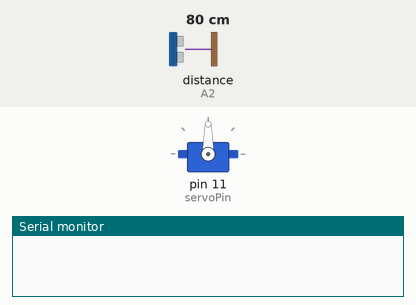
A sketch run on a simulated Arduino Uno, built with avr-gcc and run on an emulated ATmega328P. Shown: servo, the last lines printed to the serial monitor. Wiring (inferred from the names in the program): ultrasonic range finder: trigger pin 9; echo A2. The inputs (shaded band) are chosen by the test bench; at power-on: distance to the obstacle (sensor on A2) 80 cm. The echo pulse lasts 58.3 µs per cm.

Above: at 0.1 s.
At 4.2 s:
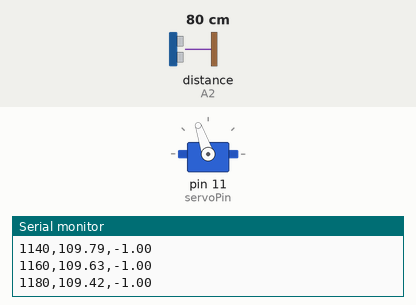
4.3 s: distance to the obstacle (sensor on A2) set to 299 cm
At 5.19 s:
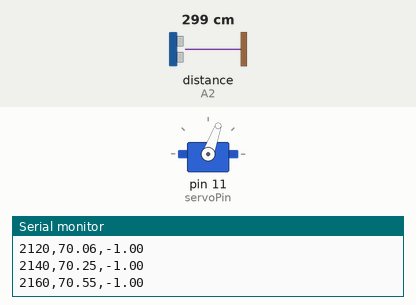
Timing chart, 0 to 13.3 s (numbered marks = the images above; inputs shaded):
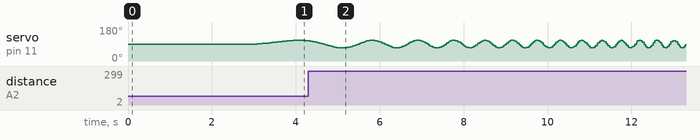

The sketch:

ES245_Chirp_Setup5.ino
```cpp
// ES 245 Part 2, Task 5: chirp test on Setup 5
// Based on the TA's Chirp_Signal_Ultrasonic.ino. Changes are marked CHANGED.

#include <Servo.h>
#include <math.h>

// Pin locations
const int trigPin  = 9;
const int echoPin  = A2;    // CHANGED: our ECHO wire is on A2 (TA file had A1)
const int servoPin = 11;    // CHANGED: our servo is on pin 11 (TA file had 3)

Servo servo;
long duration;

// Chirp signal parameters
const float f0 = 0.1;          // start frequency (Hz)
const float f1 = 5.0;          // end frequency (Hz)
const float T_chirp = 20.0;    // chirp duration (s)

const float amplitude   = 20;  // CHANGED: TA default 45 deg. Start with 20, see notes
const float centerAngle = 90;  // our level angle

const float servoMin = 40.0;
const float servoMax = 180.0;

const unsigned long samplePeriod = 20;   // 50 Hz target
const unsigned long waitMs = 3000;       // CHANGED: 3 s at level to place the car

unsigned long startMillis;
unsigned long lastMillis;
bool finished = false;

float getDistance() {
  digitalWrite(trigPin, LOW);
  delayMicroseconds(2);
  digitalWrite(trigPin, HIGH);
  delayMicroseconds(10);
  digitalWrite(trigPin, LOW);

  duration = pulseIn(echoPin, HIGH, 30000UL);
  if (duration == 0) return -1.0;          // no echo

  float d = duration * 0.0343 / 2.0;
  if (d < 2.0 || d > 50.0) return -1.0;    // out of range
  return d;
}

void setup() {
  Serial.begin(115200);       // CHANGED: 9600 is too slow for 50 lines per second
  pinMode(trigPin, OUTPUT);
  pinMode(echoPin, INPUT);
  servo.attach(servoPin);
  servo.write(centerAngle);

  delay(waitMs);              // beam level, put the car at the centre now
  Serial.println("time_ms,servo_deg,dist_cm");
  startMillis = millis();
  lastMillis  = startMillis;
}

void loop() {
  if (finished) return;

  unsigned long now = millis();
  if (now - lastMillis < samplePeriod) return;
  lastMillis = now;

  float t = (now - startMillis) / 1000.0;
  float k = (f1 - f0) / T_chirp;

  if (t >= T_chirp) {
    servo.write(centerAngle);
    Serial.println("END");    // CHANGED: tells the MATLAB logger to stop
    finished = true;
    return;
  }

  float phi = 2.0 * PI * (f0 * t + 0.5 * k * t * t);
  float servoCmd = centerAngle + amplitude * sin(phi);
  servoCmd = constrain(servoCmd, servoMin, servoMax);
  servo.write(servoCmd);

  float dist = getDistance();

  Serial.print(now - startMillis);
  Serial.print(",");
  Serial.print(servoCmd, 2);
  Serial.print(",");
  Serial.println(dist, 2);
}
```
